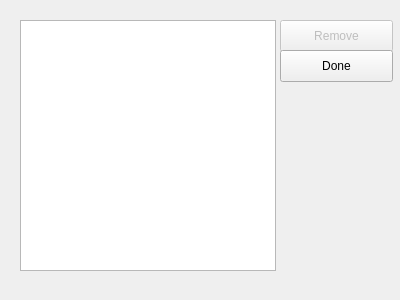
<?xml version="1.0" encoding="UTF-8"?>
<ui version="4.0">
 <class>RemoveModelDlg</class>
 <widget class="QDialog" name="RemoveModelDlg">
  <property name="geometry">
   <rect>
    <x>0</x>
    <y>0</y>
    <width>400</width>
    <height>300</height>
   </rect>
  </property>
  <property name="windowTitle">
   <string>Dialog</string>
  </property>
  <widget class="QListWidget" name="listWidget">
   <property name="geometry">
    <rect>
     <x>20</x>
     <y>20</y>
     <width>256</width>
     <height>251</height>
    </rect>
   </property>
  </widget>
  <widget class="QPushButton" name="btnRemove">
   <property name="enabled">
    <bool>false</bool>
   </property>
   <property name="geometry">
    <rect>
     <x>280</x>
     <y>20</y>
     <width>113</width>
     <height>32</height>
    </rect>
   </property>
   <property name="text">
    <string>Remove</string>
   </property>
  </widget>
  <widget class="QPushButton" name="btnOK">
   <property name="geometry">
    <rect>
     <x>280</x>
     <y>50</y>
     <width>113</width>
     <height>32</height>
    </rect>
   </property>
   <property name="text">
    <string>Done</string>
   </property>
  </widget>
 </widget>
 <resources/>
 <connections/>
</ui>
